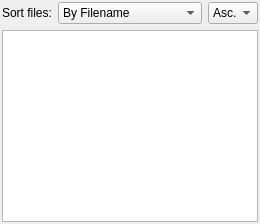
       <widget class="QWidget" name="tabExplore">
        <property name="focusPolicy">
         <enum>Qt::NoFocus</enum>
        </property>
        <attribute name="title">
         <string>Explore</string>
        </attribute>
        <layout class="QVBoxLayout" name="verticalLayout_66">
         <property name="leftMargin">
          <number>2</number>
         </property>
         <property name="topMargin">
          <number>2</number>
         </property>
         <property name="rightMargin">
          <number>2</number>
         </property>
         <property name="bottomMargin">
          <number>2</number>
         </property>
         <item>
          <layout class="QHBoxLayout" name="horizontalLayout_3">
           <property name="topMargin">
            <number>0</number>
           </property>
           <item>
            <widget class="QLabel" name="labelExplorerSort">
             <property name="maximumSize">
              <size>
               <width>50</width>
               <height>16777215</height>
              </size>
             </property>
             <property name="text">
              <string>Sort files:</string>
             </property>
            </widget>
           </item>
           <item>
            <widget class="QComboBox" name="comboBoxExplorerSortType">
             <item>
              <property name="text">
               <string>By Filename</string>
              </property>
             </item>
             <item>
              <property name="text">
               <string>By Timestamp</string>
              </property>
             </item>
            </widget>
           </item>
           <item>
            <widget class="QComboBox" name="comboBoxExplorerSortOrder">
             <property name="maximumSize">
              <size>
               <width>50</width>
               <height>16777215</height>
              </size>
             </property>
             <item>
              <property name="text">
               <string>Asc.</string>
              </property>
             </item>
             <item>
              <property name="text">
               <string>Desc.</string>
              </property>
             </item>
            </widget>
           </item>
          </layout>
         </item>
         <item>
          <widget class="QTreeView" name="exploreView">
           <property name="selectionMode">
            <enum>QAbstractItemView::ExtendedSelection</enum>
           </property>
           <property name="sortingEnabled">
            <bool>true</bool>
           </property>
           <attribute name="headerVisible">
            <bool>false</bool>
           </attribute>
          </widget>
         </item>
        </layout>
       </widget>
